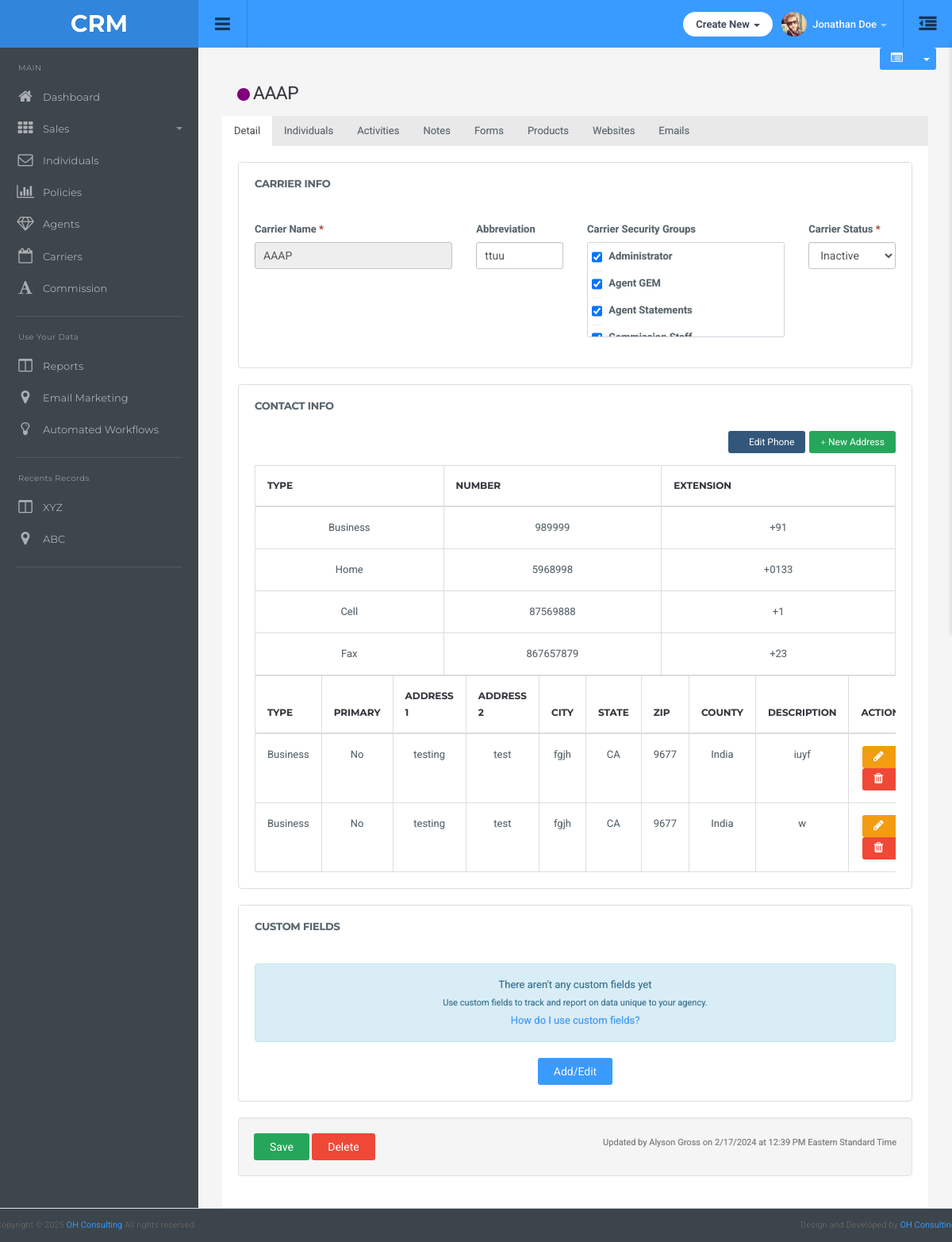
Before: /carriers/detail/3/ with the older database file.
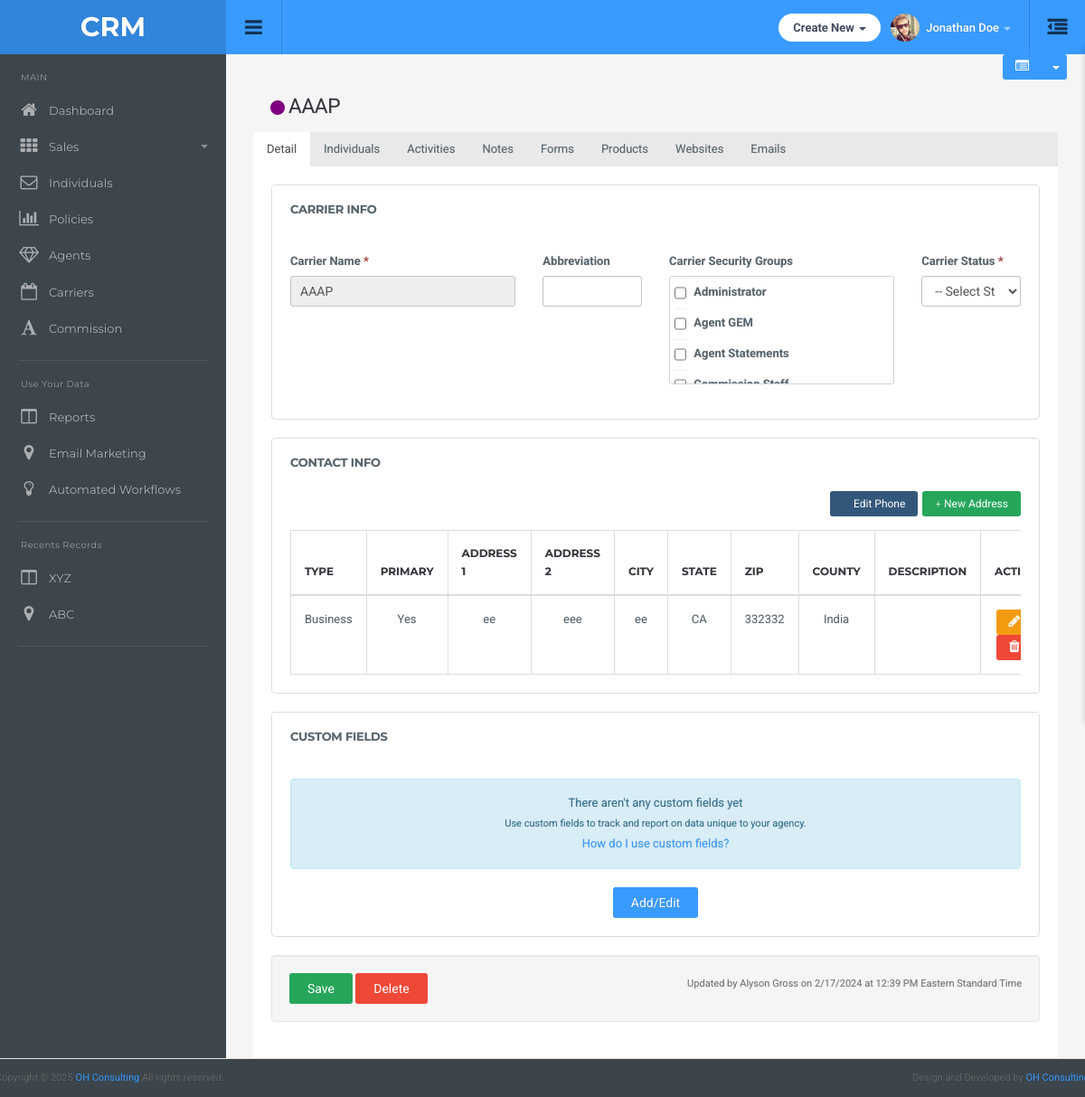
After: the same page with the newer database file.
### main/models.py (models this page shows, shortened)
class Carrier(models.Model):
    name = models.CharField(max_length=100)

class CarrierDetails(models.Model):
    carrier = models.OneToOneField(Carrier, on_delete=models.CASCADE, related_name='carrier_details')
    abbreviation = models.CharField(max_length=200,null=True,blank=True)
    security_groups = MultiSelectField(choices=CARRIER_SECURITY_GROUP_CHOICES, null=True,blank=True)
    carrier_status = models.CharField(max_length=100,choices=CARRIER_STATUS_CHOICES,null=True,blank=True)

class CarrierPhone(models.Model):
    carrier = models.ForeignKey(Carrier, on_delete=models.CASCADE, related_name='phones')
    phone_type = models.CharField(max_length=50, blank=True, null=True)
    number = models.CharField(max_length=20, blank=True, null=True)
    extension = models.CharField(max_length=10, blank=True, null=True)

class CarrierAddress(models.Model):
    carrier = models.ForeignKey(Carrier, on_delete=models.CASCADE, related_name='addresses')
    address_type = models.CharField(max_length=50, choices=ADDRESS_TYPE_CHOICES,blank=True, null=True)
    address1 = models.CharField(max_length=255, blank=True, null=True)
    address2 = models.CharField(max_length=255, blank=True, null=True)
    city = models.CharField(max_length=100, blank=True, null=True)
    state = models.CharField(max_length=100)
    zip_code = models.CharField(max_length=10, blank=True, null=True)
    county = models.CharField(max_length=100, blank=True, null=True)
    description = models.TextField(blank=True, null=True)
    primary = models.BooleanField(default=False)

### main/views.py (the view, shortened to what this page needs)
# urls.py: path('carriers/detail/<int:carrier_id>/', views.carrier_detail, name='carrier_detail'),
def carrier_detail(request, carrier_id):
    carrier = get_object_or_404(Carrier, id=carrier_id)
    try:
        carrier_details = carrier.carrier_details
    except CarrierDetails.DoesNotExist:
        carrier_details = None
    carrier_phones = CarrierPhone.objects.filter(carrier=carrier)
    phone_dict = {phone.phone_type.lower(): phone for phone in carrier_phones}
    addresses = CarrierAddress.objects.filter(carrier=carrier)
    carrier_forms = CarrierFormName.objects.filter(carrier=carrier)
    activities = CarrierActivity.objects.filter(carrier=carrier)
    notess = CarrierNotes.objects.filter(carrier=carrier)
    products = CarrierProduct.objects.filter(carrier=carrier)
    websites = CarrierWebsite.objects.filter(carrier=carrier)
    context = {
        'carrier': carrier,
        'carrier_details': carrier_details,
        'phone_dict': phone_dict,
        'primary_address': addresses.filter(primary=True).first(),
        'carrier_forms': carrier_forms,
        'carrier_phones': carrier_phones,
        'addresses': addresses,
        'activities':activities,
        'notess':notess,
        'products': products,
        'websites': websites,
    }
    return render(request, 'carrier/carrierdetail.html', context)

### templates/carrier/carrierdetail.html (shortened to what this page needs)
{% extends "dashboard/base.html" %}
{% load static %}
{% block main-content %}
<div class="action-buttons">
    <div class="btn-group">
        <button id="toggle-carrier-summary" class="btn btn-default btn-sm">
            <i class="fa fa-list-alt"></i>
        </button>
        <button class="btn btn-default btn-sm dropdown-toggle" data-toggle="dropdown">
            <span class="caret"></span>
        </button>
    </div>
</div>
<div class="main-content-wrapper">
    <div class="container-fluid">
        <div class="carrier-status-container">
            <h3><span><img src="{% static "img/record-button.png" %}" alt="" srcset=""></span>{{carrier.name}}</h3>
        </div>
    </div>
</div>
        <div role="tabpanel">
            <ul class="nav nav-tabs">
                <li class="active"><a data-toggle="tab" href="#detail">Detail</a></li>
                <li><a data-toggle="tab" href="#individuals">Individuals</a></li>
                <li><a data-toggle="tab" href="#activities">Activities</a></li>
                <li><a data-toggle="tab" href="#notes">Notes</a></li>
                <li><a data-toggle="tab" href="#forms">Forms</a></li>
                <li><a data-toggle="tab" href="#products">Products</a></li>
                <li><a data-toggle="tab" href="#websites">Websites</a></li>
                <li><a data-toggle="tab" href="#emails">Emails</a></li>
            </ul>
            <div class="tab-content">
                {% include "Carrier/details_tab.html" %}
            </div>
        </div>
    </div>
<link rel="stylesheet" href="https://cdnjs.cloudflare.com/ajax/libs/dropzone/5.9.3/min/dropzone.min.css">
<link rel="stylesheet" href="https://cdnjs.cloudflare.com/ajax/libs/font-awesome/4.7.0/css/font-awesome.min.css">
{% endblock %}

### templates/carrier/details_tab.html (shortened to what this page needs)
<div id="detail" class="tab-pane active">
    <form action="" method="POST">
        <div class="panel panel-default">
            <div class="panel-heading">
                <h3 class="panel-title">Carrier Info</h3>
            </div>
            <div class="panel-body">
                <div class="row">
                    <div class="col-md-4 col-sm-6">
                        <div class="form-group">
                            <label>Carrier Name <span class="text-danger">*</span></label>
                            <input type="text" class="form-control" value="{{carrier.name}}" readonly>
                        </div>
                    </div>
                    <div class="col-md-2 col-sm-6">
                        <div class="form-group">
                            <label>Abbreviation</label>
                            <input type="text" class="form-control" name="abbreviation" value="{{ carrier_details.abbreviation|default_if_none:'' }}">
                        </div>
                    </div>
                    <div class="col-md-4 col-sm-6">
                        <div class="form-group mb-1">
                          <label class="mb-0">Carrier Security Groups</label>
                          <div style="border:1px solid #ced4da;border-radius:.25rem;max-height:120px;overflow-y:auto;padding:1px 5px;">
                            <div style="padding:0;margin:0">
                                <input type="checkbox" id="security_admin" name="security_groups[]" value="administrator" style="margin:0 5px 0 0;vertical-align:middle"
                                {% if carrier_details and 'administrator' in carrier_details.security_groups %}checked{% endif %}>
                                <label for="security_admin" style="margin:0;display:inline">Administrator</label>
                            </div>
                            <div style="padding:0;margin:0">
                              <input type="checkbox" id="security_gem" name="security_groups[]" value="agent_gem"
                                     style="margin:0 5px 0 0;vertical-align:middle"
                                     {% if carrier_details and 'agent_gem' in carrier_details.security_groups %}checked{% endif %}>
                              <label for="security_gem" style="margin:0;display:inline">Agent GEM</label>
                            </div>
                            <div style="padding:0;margin:0">
                              <input type="checkbox" id="security_statements" name="security_groups[]" value="agent_statements"
                                     style="margin:0 5px 0 0;vertical-align:middle"
                                     {% if carrier_details and 'agent_statements' in carrier_details.security_groups %}checked{% endif %}>
                              <label for="security_statements" style="margin:0;display:inline">Agent Statements</label>
                            </div>
                            <div style="padding:0;margin:0">
                              <input type="checkbox" id="security_staff" name="security_groups[]" value="commission_staff"
                                     style="margin:0 5px 0 0;vertical-align:middle"
                                     {% if carrier_details and 'commission_staff' in carrier_details.security_groups %}checked{% endif %}>
                              <label for="security_staff" style="margin:0;display:inline">Commission Staff</label>
                            </div>
                          </div>
                        </div>
                      </div>
                    <div class="col-md-2 col-sm-6">
                        <div class="form-group">
                            <label>Carrier Status <span class="text-danger">*</span></label>
                            <select class="form-control" name="carrier_status">
                                <option value="">-- Select Status --</option>
                                <option value="inactive" {% if carrier_details and carrier_details.carrier_status == 'inactive' %}selected{% endif %}>Inactive</option>
                              </select>
                        </div>
                    </div>
                </div>
            </div>
        </div>
        <div class="panel panel-default">
            <div class="panel-heading">
            <h3 class="panel-title">Contact Info</h3>
            <div class="pull-right">
                <button type="button" class="btn btn-primary btn-sm" data-toggle="modal" data-target="#editPhoneModal">
                <i class="glyphicon glyphicon-edit"></i> Edit Phone
                </button>
                <button type="button" class="btn btn-success btn-sm" data-toggle="modal" data-target="#newAddressModal">
                <i class="glyphicon glyphicon-plus"></i> New Address
                </button>
            </div>
            <div class="clearfix"></div>
            </div>
            <div class="panel-body text-center">
                {% if carrier_phones %}
                <div class="table-responsive">
                <table class="table table-bordered">
                    <thead>
                        <tr>
                            <th>Type</th>
                            <th>Number</th>
                            <th>Extension</th>
                        </tr>
                    </thead>
                    <tbody>
                        {% for phone in carrier_phones %}
                        <tr>
                            <td>{{ phone.phone_type }}</td>
                            <td>{{ phone.number }}</td>
                            <td>{{ phone.extension }}</td>
                        </tr>
                        {% endfor %}
                    </tbody>
                </table>
                </div>
                {% endif %}
                {% if addresses %}
                <div class="table-responsive">
                <table class="table table-bordered">
                    <thead>
                        <tr>
                            <th>Type</th>
                            <th>Primary</th>
                            <th>Address 1</th>
                            <th>Address 2</th>
                            <th>City</th>
                            <th>State</th>
                            <th>Zip</th>
                            <th>County</th>
                            <th>Description</th>
                            <th>Action</th>
                        </tr>
                    </thead>
                    <tbody>
                        {% for address in addresses %}
                        <tr>
                            <td>{{ address.address_type }}</td>
                            <td>{{ address.primary|yesno:"Yes,No" }}</td>
                            <td>{{ address.address1 }}</td>
                            <td>{{ address.address2 }}</td>
                            <td>{{ address.city }}</td>
                            <td>{{ address.state }}</td>
                            <td>{{ address.zip_code }}</td>
                            <td>{{ address.county }}</td>
                            <td>{{ address.description }}</td>
                            <td>
                                <button type="button" class="btn btn-sm btn-warning" data-toggle="modal" data-target="#editAddressModal{{ address.id }}">
                                    <i class="fa fa-pencil"></i>
                                </button>
                                <button type="button" class="btn btn-sm btn-danger" data-toggle="modal" data-target="#deleteAddressModal{{ address.id }}">
                                    <i class="fa fa-trash"></i>
                                </button>
                            </td>
                        </tr>
                        {% endfor %}
                    </tbody>
                </table>
                </div>
                {% else %}
                <div class="alert alert-info">
                    This record has no addresses or phone numbers yet.<br>
                    <small>Add and track this contact information here.</small>
                </div>
                {% endif %}
            </div>
        </div>
        <div class="panel panel-default">
            <div class="panel-heading">
                <h3 class="panel-title">Custom Fields</h3>
            </div>
            <div class="panel-body text-center">
                <div class="alert alert-info">
                    There aren't any custom fields yet<br>
                    <small>Use custom fields to track and report on data unique to your agency.</small><br>
                    <a href="#">How do I use custom fields?</a>
                </div>
                <a href="{% url 'custom_fields' %}" target="_blank" class="btn btn-default">Add/Edit</a>
            </div>
        </div>
        <div class="well">
            <div class="row">
                <div class="col-xs-12 col-sm-6">
                    <button type="submit" class="btn btn-success">Save</button>
                    <button type="button" class="btn btn-danger">Delete</button>
                </div>
                <div class="col-xs-12 col-sm-6 text-right text-muted">
                    <small>Updated by Alyson Gross on 2/17/2024 at 12:39 PM Eastern Standard Time</small>
                </div>
            </div>
        </div>
    </form>
</div>

Changed rows visible on the page:
removed CarrierPhone: phone_type "Business", number "989999", extension "+91"
removed CarrierPhone: phone_type "Home", number "5968998", extension "+0133"
removed CarrierPhone: phone_type "Cell", number "87569888", extension "+1"
removed CarrierPhone: phone_type "Fax", number "867657879", extension "+23"
removed CarrierAddress: address_type "Business", primary "No", address1 "testing", address2 "test", city "fgjh", state "CA", zip_code "9677", county "India", description "iuyf"
removed CarrierAddress: address_type "Business", primary "No", address1 "testing", address2 "test", city "fgjh", state "CA", zip_code "9677", county "India", description "w"
changed CarrierDetails: security_groups "☑" → "☐"; abbreviation "ttuu" → (not shown); carrier_status "Inactive" → (not shown)
added CarrierAddress: address_type "Business", primary "Yes", address1 "ee", address2 "eee", city "ee", state "CA", zip_code "332332", county "India"
Other visible differences:
form field carrier_status: (not shown) → "-- Select Status --"
text no longer shown: "TYPE NUMBER EXTENSION"
